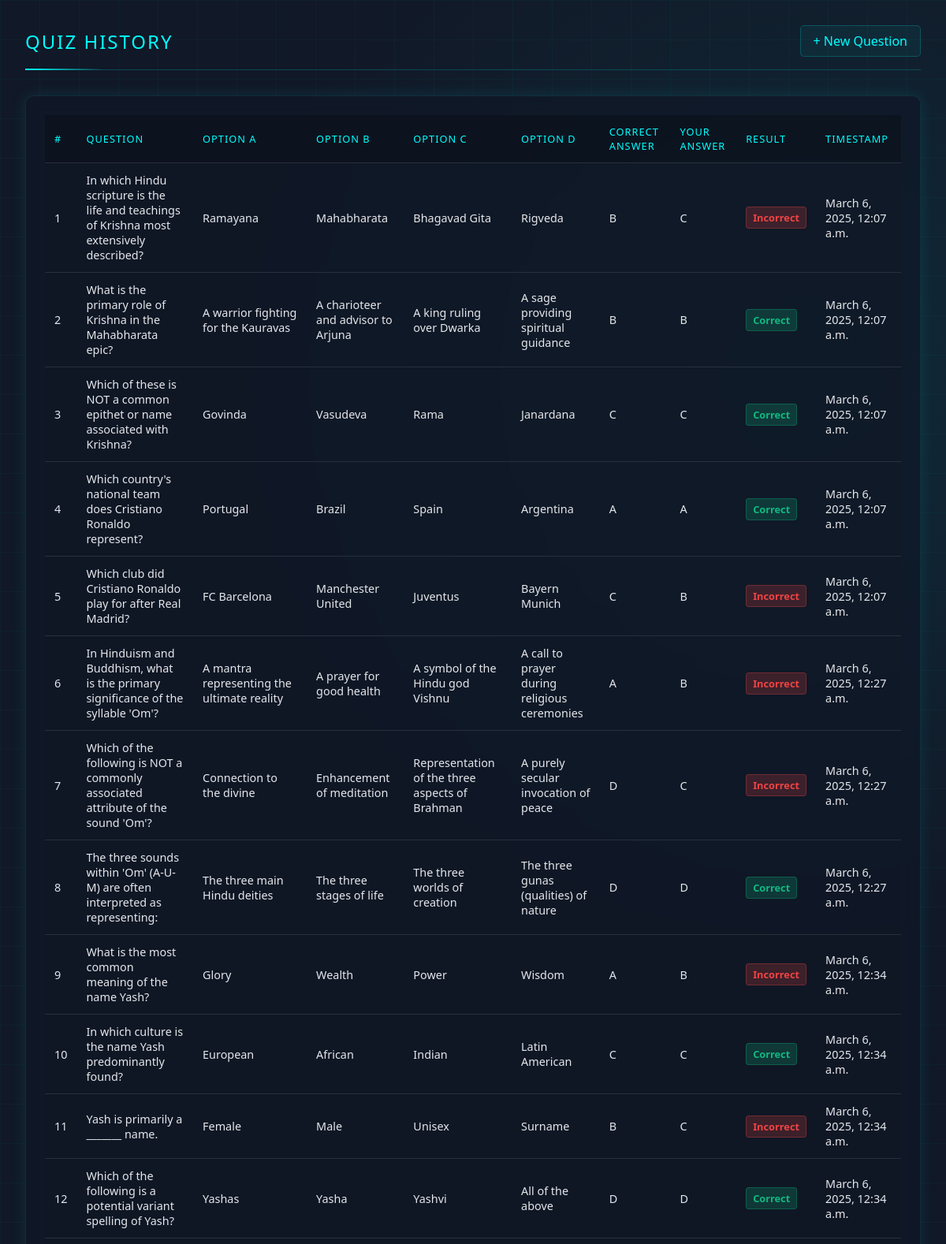
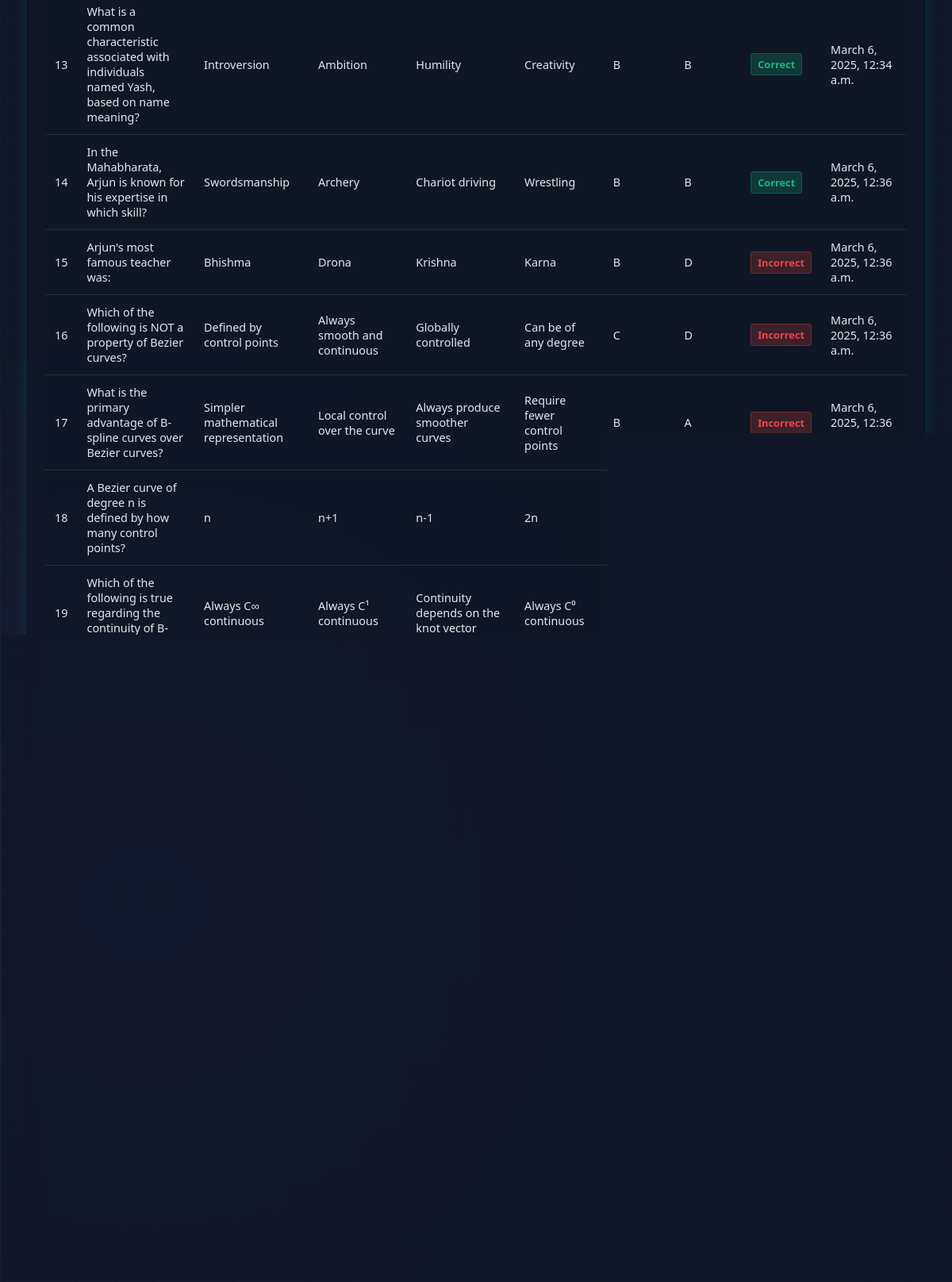
Page /history/ (signed in) on the earlier database version (2 pictures, top to bottom).
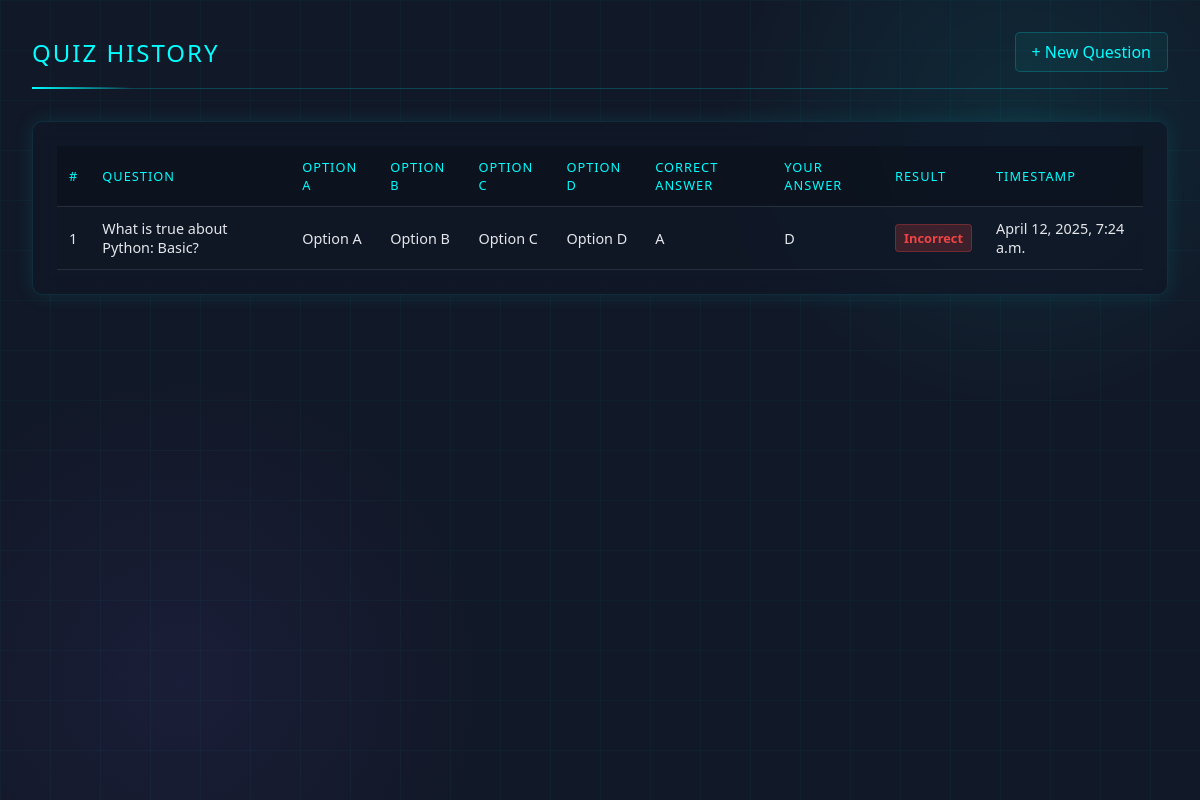
Same page on the later database version.
### myapp/models.py (models this page shows)
class QuizAttempt(models.Model):
    user = models.ForeignKey(User, on_delete=models.CASCADE)
    question = models.TextField()
    option_A = models.CharField(max_length=255)
    option_B = models.CharField(max_length=255)
    option_C = models.CharField(max_length=255)
    option_D = models.CharField(max_length=255)
    correct_answer = models.CharField(max_length=1)  # A, B, C, or D
    user_answer = models.CharField(max_length=1, blank=True, null=True)
    is_correct = models.BooleanField(default=False)
    timestamp = models.DateTimeField(auto_now_add=True)

### myapp/views.py (the view)
# urls.py: path("history/", views.quiz_history, name="history"),
def quiz_history(request):
    if request.user.is_authenticated:
        print(request.user.username)
        print(request.user)  # Directly prints the user object
    else:
        print("User is not logged in")
    quiz_attempts = QuizAttempt.objects.filter(user=request.user)
    print(quiz_attempts)
    return render(request, "quiz_history.html", {"attempts": quiz_attempts})

### myapp/templates/quiz_history.html (shortened to what this page needs)
<!DOCTYPE html>
<html>
<head>
</head>
<body>
    <div class="grid-overlay"></div>
    <div class="container">
        <div class="header">
            <h2>QUIZ HISTORY</h2>
            <a href="{% url 'ask_question' %}">+ New Question</a>
        </div>
        {% if attempts %}
            <div class="table-container">
                <table>
                    <thead>
                        <tr>
                            <th>#</th>
                            <th>Question</th>
                            <th>Option A</th>
                            <th>Option B</th>
                            <th>Option C</th>
                            <th>Option D</th>
                            <th>Correct Answer</th>
                            <th>Your Answer</th>
                            <th>Result</th>
                            <th>Timestamp</th>
                        </tr>
                    </thead>
                    <tbody>
                        {% for attempt in attempts %}
                        <tr>
                            <td>{{ forloop.counter }}</td>
                            <td>{{ attempt.question }}</td>
                            <td>{{ attempt.option_A }}</td>
                            <td>{{ attempt.option_B }}</td>
                            <td>{{ attempt.option_C }}</td>
                            <td>{{ attempt.option_D }}</td>
                            <td>{{ attempt.correct_answer }}</td>
                            <td>{{ attempt.user_answer|default:"N/A" }}</td>
                            <td>
                                {% if attempt.is_correct %}
                                    <span class="status-badge status-correct">Correct</span>
                                {% else %}
                                    <span class="status-badge status-incorrect">Incorrect</span>
                                {% endif %}
                            </td>
                            <td>{{ attempt.timestamp }}</td>
                        </tr>
                        {% endfor %}
                    </tbody>
                </table>
            </div>
        {% else %}
            <div class="empty-state">
                <p>No quiz attempts found.</p>
                <a href="{% url 'ask_question' %}">Generate your first quiz</a>
            </div>
        {% endif %}
    </div>
</body>
</html>

### myapp/templates/quiz_history.html (style rules this page uses)
:root { --primary: #00ffff; --dark: #111827; --light: #e5e7eb; --accent: #8b5cf6; --success: #10b981; --error: #ef4444; }
body { margin: 0; padding: 0; font-family: 'Segoe UI', Tahoma, Geneva, Verdana, sans-serif; background-color: var(--dark); color: var(--light); min-height: 100vh; background-image: radial-gradient(circle at 85% 15%, rgba(0, 255, 255, 0.08) 0%, transparent 25%), radial-gradient(circle at 15% 85%, rgba(139, 92, 246, 0.08) 0%, transparent 25%); }
.container { max-width: 1200px; margin: 0 auto; padding: 2rem; }
.header { display: flex; justify-content: space-between; align-items: center; margin-bottom: 2rem; padding-bottom: 1rem; border-bottom: 1px solid rgba(0, 255, 255, 0.2); position: relative; }
.header::after { content: ''; position: absolute; bottom: -1px; left: 0; width: 100px; height: 2px; background: linear-gradient(to right, var(--primary), transparent); }
h2 { color: var(--primary); font-weight: 300; letter-spacing: 2px; margin: 0; }
a { color: var(--primary); text-decoration: none; transition: all 0.3s ease; position: relative; padding: 0.5rem 1rem; border: 1px solid rgba(0, 255, 255, 0.2); border-radius: 5px; background-color: rgba(0, 255, 255, 0.05); }
.table-container { background-color: rgba(17, 24, 39, 0.7); backdrop-filter: blur(10px); border: 1px solid rgba(0, 255, 255, 0.1); border-radius: 10px; padding: 1.5rem; box-shadow: 0 0 20px rgba(0, 255, 255, 0.1); overflow-x: auto; }
table { width: 100%; border-collapse: collapse; margin: 0; padding: 0; font-size: 0.9rem; }
table tr { background-color: rgba(17, 24, 39, 0.5); border-bottom: 1px solid rgba(255, 255, 255, 0.1); transition: all 0.3s ease; }
table th, table td { padding: 0.75rem; text-align: left; }
table th { background-color: rgba(0, 0, 0, 0.2); color: var(--primary); font-weight: 400; letter-spacing: 1px; text-transform: uppercase; font-size: 0.8rem; position: sticky; top: 0; }
table td:nth-child(9) { font-weight: bold; }
.grid-overlay { position: fixed; top: 0; left: 0; width: 100%; height: 100%; background-size: 50px 50px; background-image: linear-gradient(to right, rgba(0, 255, 255, 0.03) 1px, transparent 1px), linear-gradient(to bottom, rgba(0, 255, 255, 0.03) 1px, transparent 1px); z-index: -1; pointer-events: none; }
.status-badge { display: inline-block; padding: 0.25rem 0.5rem; border-radius: 4px; font-size: 0.8rem; font-weight: bold; }
.status-incorrect { background-color: rgba(239, 68, 68, 0.2); color: var(--error); border: 1px solid rgba(239, 68, 68, 0.3); }

Differences in the rows shown:
removed QuizAttempt: question "In which Hindu scripture is the life and teachings of Krishna most extensively described?", option_A "Ramayana", option_B "Mahabharata", option_C "Bhagavad Gita", option_D "Rigveda", correct_answer "B", user_answer "C", is_correct "Incorrect", timestamp "March 6, 2025, 12:07 a.m."
removed QuizAttempt: question "What is the primary role of Krishna in the Mahabharata epic?", option_A "A warrior fighting for the Kauravas", option_B "A charioteer and advisor to Arjuna", option_C "A king ruling over Dwarka", option_D "A sage providing spiritual guidance", correct_answer "B", user_answer "B", is_correct "Correct", timestamp "March 6, 2025, 12:07 a.m."
removed QuizAttempt: question "Which of these is NOT a common epithet or name associated with Krishna?", option_A "Govinda", option_B "Vasudeva", option_C "Rama", option_D "Janardana", correct_answer "C", user_answer "C", is_correct "Correct", timestamp "March 6, 2025, 12:07 a.m."
removed QuizAttempt: question "Which country's national team does Cristiano Ronaldo represent?", option_A "Portugal", option_B "Brazil", option_C "Spain", option_D "Argentina", correct_answer "A", user_answer "A", is_correct "Correct", timestamp "March 6, 2025, 12:07 a.m."
removed QuizAttempt: question "Which club did Cristiano Ronaldo play for after Real Madrid?", option_A "FC Barcelona", option_B "Manchester United", option_C "Juventus", option_D "Bayern Munich", correct_answer "C", user_answer "B", is_correct "Incorrect", timestamp "March 6, 2025, 12:07 a.m."
removed QuizAttempt: question "In Hinduism and Buddhism, what is the primary significance of the syllable 'Om'?", option_A "A mantra representing the ultimate reality", option_B "A prayer for good health", option_C "A symbol of the Hindu god Vishnu", option_D "A call to prayer during religious ceremonies", correct_answer "A", user_answer "B", is_correct "Incorrect", timestamp "March 6, 2025, 12:27 a.m."
removed QuizAttempt: question "Which of the following is NOT a commonly associated attribute of the sound 'Om'?", option_A "Connection to the divine", option_B "Enhancement of meditation", option_C "Representation of the three aspects of Brahman", option_D "A purely secular invocation of peace", correct_answer "D", user_answer "C", is_correct "Incorrect", timestamp "March 6, 2025, 12:27 a.m."
removed QuizAttempt: question "The three sounds within 'Om' (A-U-M) are often interpreted as representing:", option_A "The three main Hindu deities", option_B "The three stages of life", option_C "The three worlds of creation", option_D "The three gunas (qualities) of nature", correct_answer "D", user_answer "D", is_correct "Correct", timestamp "March 6, 2025, 12:27 a.m."
removed QuizAttempt: question "What is the most common meaning of the name Yash?", option_A "Glory", option_B "Wealth", option_C "Power", option_D "Wisdom", correct_answer "A", user_answer "B", is_correct "Incorrect", timestamp "March 6, 2025, 12:34 a.m."
removed QuizAttempt: question "In which culture is the name Yash predominantly found?", option_A "European", option_B "African", option_C "Indian", option_D "Latin American", correct_answer "C", user_answer "C", is_correct "Correct", timestamp "March 6, 2025, 12:34 a.m."
removed QuizAttempt: question "Yash is primarily a _______ name.", option_A "Female", option_B "Male", option_C "Unisex", option_D "Surname", correct_answer "B", user_answer "C", is_correct "Incorrect", timestamp "March 6, 2025, 12:34 a.m."
removed QuizAttempt: question "Which of the following is a potential variant spelling of Yash?", option_A "Yashas", option_B "Yasha", option_C "Yashvi", option_D "All of the above", correct_answer "D", user_answer "D", is_correct "Correct", timestamp "March 6, 2025, 12:34 a.m."
removed QuizAttempt: question "What is a common characteristic associated with individuals named Yash, based on name meaning?", option_A "Introversion", option_B "Ambition", option_C "Humility", option_D "Creativity", correct_answer "B", user_answer "B", is_correct "Correct", timestamp "March 6, 2025, 12:34 a.m."
removed QuizAttempt: question "In the Mahabharata, Arjun is known for his expertise in which skill?", option_A "Swordsmanship", option_B "Archery", option_C "Chariot driving", option_D "Wrestling", correct_answer "B", user_answer "B", is_correct "Correct", timestamp "March 6, 2025, 12:36 a.m."
removed QuizAttempt: question "Arjun's most famous teacher was:", option_A "Bhishma", option_B "Drona", option_C "Krishna", option_D "Karna", correct_answer "B", user_answer "D", is_correct "Incorrect", timestamp "March 6, 2025, 12:36 a.m."
removed QuizAttempt: question "Which of the following is NOT a property of Bezier curves?", option_A "Defined by control points", option_B "Always smooth and continuous", option_C "Globally controlled", option_D "Can be of any degree", correct_answer "C", user_answer "D", is_correct "Incorrect", timestamp "March 6, 2025, 12:36 a.m."
removed QuizAttempt: question "What is the primary advantage of B-spline curves over Bezier curves?", option_A "Simpler mathematical representation", option_B "Local control over the curve", option_C "Always produce smoother curves", option_D "Require fewer control points", correct_answer "B", user_answer "A", is_correct "Incorrect", timestamp "March 6, 2025, 12:36 a.m."
removed QuizAttempt: question "A Bezier curve of degree n is defined by how many control points?", option_A "n", option_B "n+1", option_C "n-1", option_D "2n"
removed QuizAttempt: question "Which of the following is true regarding the continuity of B-spline curves?", option_A "Always C∞ continuous", option_B "Always C¹ continuous", option_C "Continuity depends on the knot vector", option_D "Always C⁰ continuous"
now on this page (row unchanged): QuizAttempt: question "What is true about Python: Basic?", option_A "Option A", option_B "Option B", option_C "Option C", option_D "Option D", correct_answer "A", user_answer "D", is_correct "Incorrect", timestamp "April 12, 2025, 7:24 a.m."
